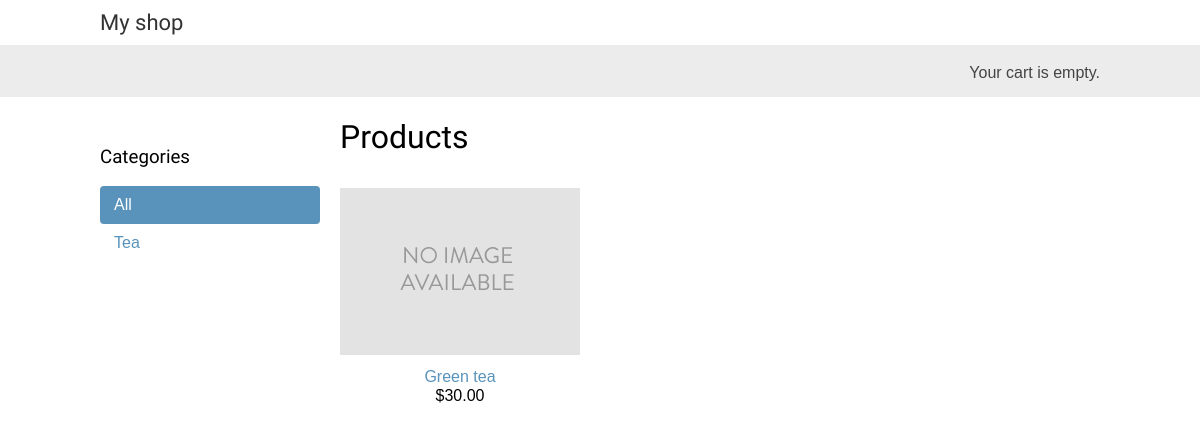
Before: / with the older database file.
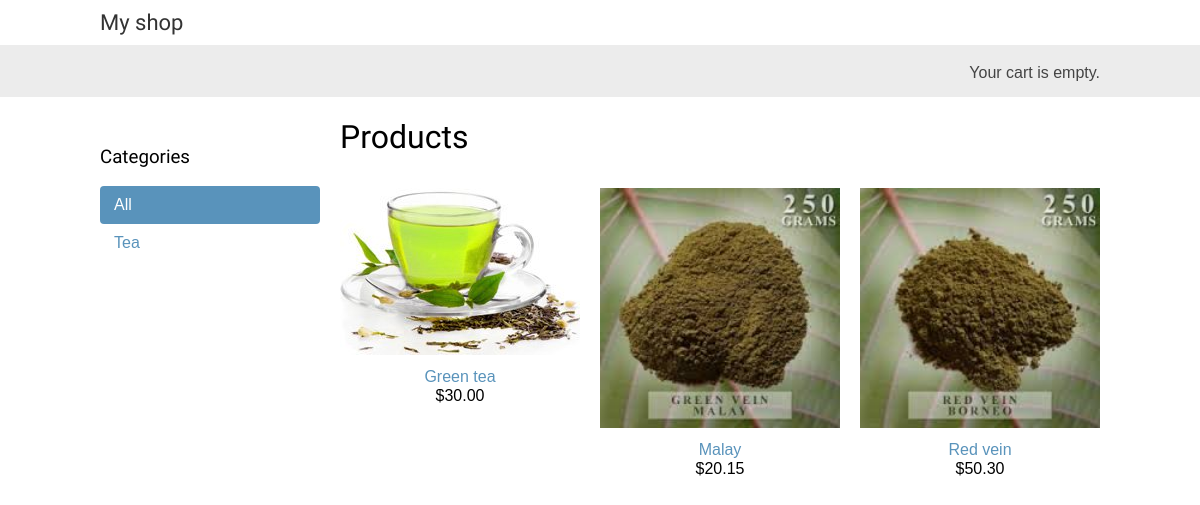
After: the same page with the newer database file.
### shop/models.py (models this page shows, shortened)
class Category(models.Model):
	name = models.CharField(max_length=200, db_index=True)
	slug = models.SlugField(max_length=200, db_index=True, unique=True)
	class Meta:
		ordering = ('name',)
		verbose_name = 'category'
		verbose_name_plural = 'categories'
	def get_absolute_url(self):
		return reverse('shop:product_list_by_category', args=[self.slug])

class Product(models.Model):
	category = models.ForeignKey(Category, related_name='products')
	name = models.CharField(max_length=200, db_index=True)
	slug = models.SlugField(max_length=200, db_index=True)
	image = models.ImageField(upload_to='products/%Y/%m/%d', blank=True)
	description = models.TextField(blank=True)
	price = models.DecimalField(max_digits=10, decimal_places=2)
	stock = models.PositiveIntegerField()
	available = models.BooleanField(default=True)
	created = models.DateTimeField(auto_now_add=True)
	updated = models.DateTimeField(auto_now=True)
	class Meta:
		ordering = ('name',)
		index_together = (('id', 'slug'),)
	def get_absolute_url(self):
		return reverse('shop:product_detail', args=[self.id, self.slug])

### shop/views.py (the view)
# urls.py: url(r'^$', views.product_list, name='product_list'),
def product_list(request, category_slug=None):
	category = None
	categories = Category.objects.all()
	products = Product.objects.filter(available=True)
	if category_slug:
		category = get_object_or_404(Category, slug=category_slug)
		products = products.filter(category=category)
	return render(request, 'shop/product/list.html', {'category': category,
														'categories': categories,
														'products': products})

### shop/templates/shop/product/list.html (shortened to what this page needs)
{% extends "shop/base.html" %}
{% load static %}
{% block content %}
	<div id="sidebar">
		<h3>Categories</h3>
		<ul>
			<li {% if not category %}class="selected"{% endif %}>
				<a href="{% url "shop:product_list" %}">All</a>
			</li>
			{% for c in categories %}
				<li {% if category.slug == c.slug %}class="selected"{% endif %}>
					<a href="{{ c.get_absolute_url }}">{{ c.name }}</a>
				</li>
			{% endfor %}
		</ul>
	</div>
	<div id="main" class="product-list">
		<h1>{% if category %}{{ category.name }}{% else %}Products{% endif %}</h1>
		{% for product in products %}
			<div class="item">
				<a href="{{ product.get_absolute_url }}">
					<img src="{% if product.image %}{{ product.image.url }}{% else %}{% static "img/no_image.png" %}{% endif %}">
				</a>
				<a href="{{ product.get_absolute_url }}">{{ product.name }}</a><br>
				${{ product.price }}
			</div>
		{% endfor %}
	</div>
{% endblock %}

### shop/templates/shop/base.html (shortened to what this page needs)
{% load static %}
<!DOCTYPE html>
<html lang="en">
<head>
	<link href="{% static "css/base.css" %}" rel="stylesheet">
</head>
<body>
	<div id="header">
		<a href="/" class="logo">My shop</a>
	</div>
	<div id="subheader">
		<div class="cart">
			Your cart is empty.
		</div>
	</div>
	<div id="content">
		{% block content %}
		{% endblock %}
	</div>
</body>
</html>

### shop/static/css/base.css (style rules this page uses)
body { margin:0; padding:0; font-family:helvetica, sans-serif; }
h1, h2, h3, h4, h5 , h6 { font-family: 'Ubuntu', sans-serif; font-weight:normal; }
a { text-decoration:none; color:#5993bb; }
#header { padding:10px 100px; font-size:18px; overflow:auto; }
#subheader { background:#ececec; color:#444; padding:15px 100px; overflow:auto; }
#header .logo { font-family: 'Ubuntu', sans-serif; float:left; color:#333; font-size:22px; margin-right:10%; }
#subheader .cart { float:right; padding-top:4px; }
#content { padding:0 100px; overflow:hidden; }
#sidebar { width:220px; padding:30px 20px 0 0; float:left; }
#sidebar ul { margin:0; padding:0; }
#sidebar ul li { margin:0; list-style:none; padding:10px 14px; }
#sidebar ul li a { display:block; }
#sidebar ul li.selected { background:#5993bb; border-radius:4px; }
#sidebar ul li.selected a { color:#fff; }
#main { float:left; width: 96%; margin-right:-220px; overflow:hidden; }
.product-list .item { width:25%; padding:10px 20px 10px 0; float:left; text-align:center; line-height:1.2; }
.product-list .item img { width:100%; margin-bottom:8px; }

Changed rows visible on the page:
changed Product "Green tea": image: picture added in place of a placeholder
added Product: image (picture), name "Malay", price "20.15"
added Product: image (picture), name "Red vein", price "50.30"
